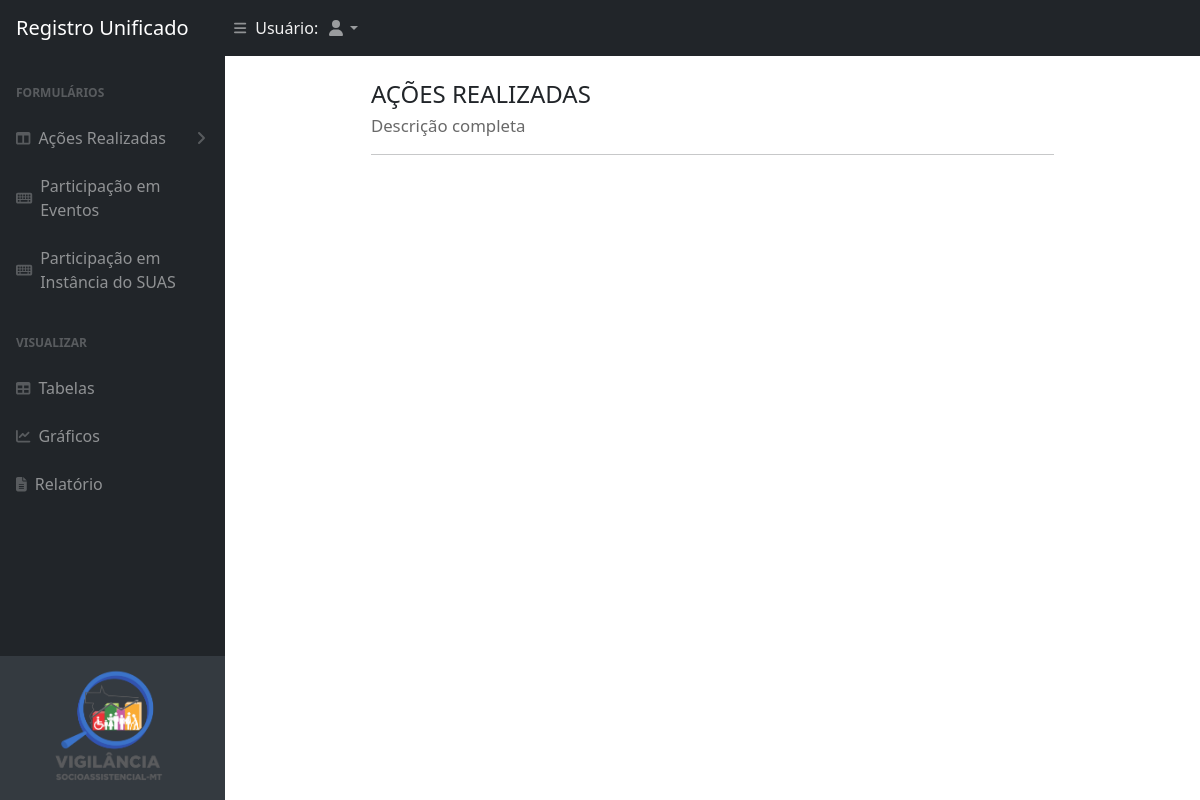
/users/list-acao-atnp/4, run on an earlier commit of the app's database.
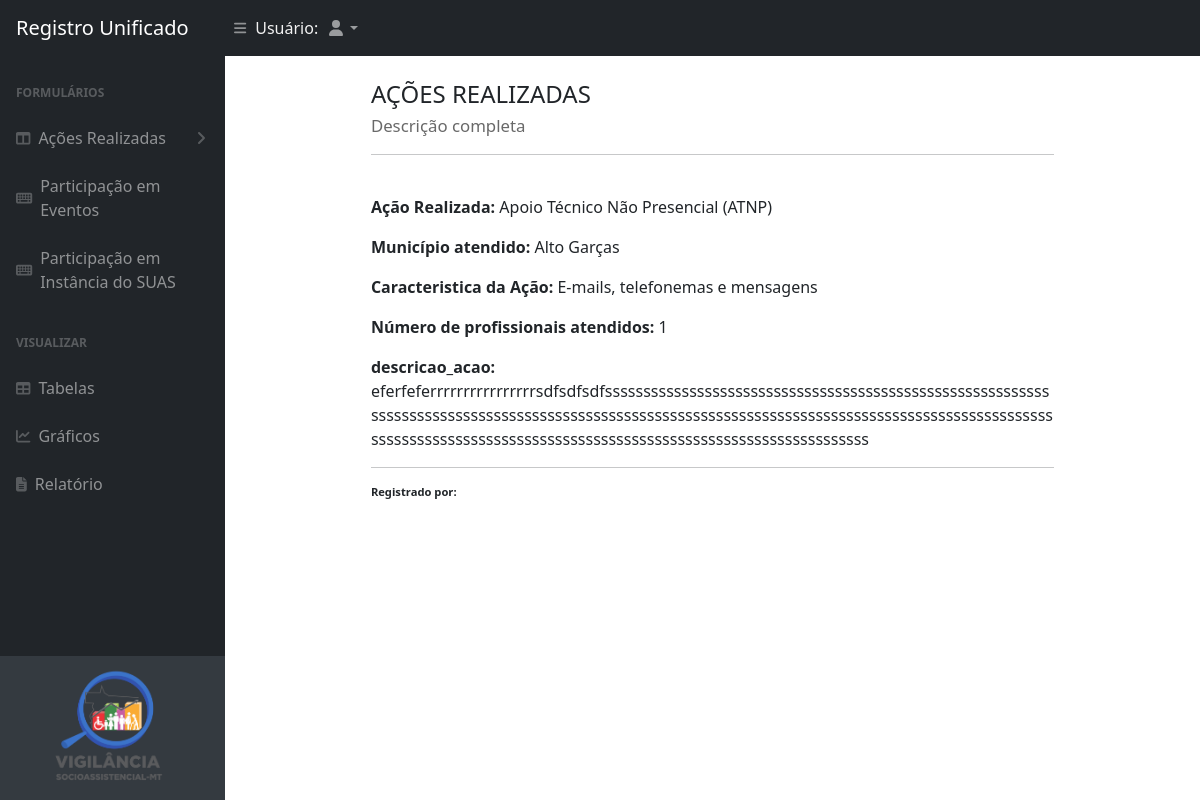
And on a later commit of the database.
### app/models.py (models this page shows, shortened)
class AcaoAtnpModel(models.Model):
    user = models.ForeignKey(User, on_delete=models.CASCADE, related_name='acaoAtnp')
    acao_realizada = models.CharField(max_length=100, choices= ACAO_REALIZADA_CHOICE, default= 'Apoio Técnico Não Presencial (ATNP)')
    caracteristica_acao = models.CharField(max_length=100, choices=TECNICO_NAO_PRESENCIAL_CHOICE, default='')
    n_profissionais_atendidos = models.IntegerField('Numero de Funcionario',blank=False, null=False)
    descricao_acao = models.TextField('Descrição da Ação', max_length=1000, blank=False, null=False)
    data_acao = models.DateField('Data', blank=False, null=False)
    data_publicacao = models.DateField('Data da Publicação', default=timezone.now)
    municipio_atendido = models.CharField(max_length=100, choices= LISTA_MUNICIPIOS, default= '')

### app/views.py (the view)
# urls.py: path('list-acao-atnp/<id>', view =ACOES.listAcaoAtnp,name="listAcaoAtnp"),
    def listAcaoAtnp(request, id):
        acaoAtnp_object_model = AcaoAtnpModel.objects.filter(id=id)
        return render(request, 'app/tables/tableAction/listAcaoAtnp.html',{
            'acaoAtnp_object_model':acaoAtnp_object_model})

### templates/app/tables/tableAction/listAcaoAtnp.html (shortened to what this page needs)
{% extends 'app/index.html' %}
{% load crispy_forms_tags %}
{% load static %}
{% block content %}
<div class="container w-75 mb-3">
  <div class="row mx-auto">
    <h4 class="font-weight-bold text-left mt-4 mb-4" >AÇÕES REALIZADAS <br>
    <span style="color: dimgrey;font-size: 70%;">Descrição completa</span>
    <br><hr>
    </h4>
    <div class="text-break ">
      {% for acao in acaoAtnp_object_model%}
        <p><span style="font-weight:bold;">Ação Realizada:</span> {{acao.acao_realizada}}</p>
        <p><span style="font-weight:bold;">Município atendido:</span> {{acao.municipio_atendido}}</p>
        <p><span style="font-weight:bold;">Caracteristica da Ação:</span> {{acao.caracteristica_acao}}</p>
        <p><span style="font-weight:bold;">Número de profissionais atendidos:</span> {{acao.n_profissionais_atendidos}}</p>
        <p><span style="font-weight:bold;">descricao_acao:</span><br>{{acao.descricao_acao}}</p>
        <hr>
        <p style="font-size: 70%;"><span style="font-weight:bold;"> Registrado por:</span> {{user.first_name|title}} {{user.last_name|title}}</p>
        {% endfor %}
    </div>
  </div>
</div>
{% endblock %}

What changed in the data, as far as the page shows it:
added AcaoAtnpModel: acao_realizada "Apoio Técnico Não Presencial (ATNP)", municipio_atendido "Alto Garças", caracteristica_acao "E-mails, telefonemas e mensagens", n_profissionais_atendidos "1", descricao_acao "eferfeferrrrrrrrrrrrrrrrsdfsdfsdfssssssssssssssssssssssssssssssssssssssssssssssssssssssssssssssssssssssssssssssssssssssssssssssssssssssssssssssssssssssssssssssssssssssssssssssssssssssssssssssssssssssssssssssssssssssssssssssssssssssssssssssssssss"
